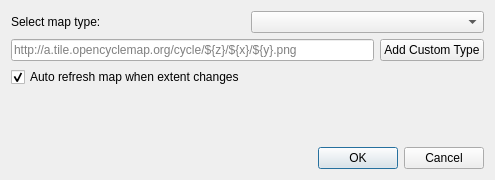
<?xml version="1.0" encoding="UTF-8"?>
<ui version="4.0">
 <class>qosmDialogBase</class>
 <widget class="QDialog" name="qosmDialogBase">
  <property name="geometry">
   <rect>
    <x>0</x>
    <y>0</y>
    <width>495</width>
    <height>180</height>
   </rect>
  </property>
  <property name="windowTitle">
   <string>QOSM Layer Properties</string>
  </property>
  <property name="modal">
   <bool>true</bool>
  </property>
  <layout class="QVBoxLayout" name="verticalLayout">
   <item>
    <layout class="QHBoxLayout" name="horizontalLayout">
     <item>
      <widget class="QLabel" name="label">
       <property name="text">
        <string>Select map type:</string>
       </property>
      </widget>
     </item>
     <item>
      <widget class="QComboBox" name="maptypeSpinner"/>
     </item>
    </layout>
   </item>
   <item>
    <layout class="QHBoxLayout" name="horizontalLayout_2">
     <item>
      <widget class="QLineEdit" name="customUrl">
       <property name="placeholderText">
        <string>http://a.tile.opencyclemap.org/cycle/${z}/${x}/${y}.png</string>
       </property>
      </widget>
     </item>
     <item>
      <widget class="QPushButton" name="addCustomType">
       <property name="text">
        <string>Add Custom Type</string>
       </property>
      </widget>
     </item>
    </layout>
   </item>
   <item>
    <layout class="QHBoxLayout" name="horizontalLayout_3">
     <item>
      <widget class="QCheckBox" name="autorefresh">
       <property name="text">
        <string>Auto refresh map when extent changes</string>
       </property>
       <property name="checked">
        <bool>true</bool>
       </property>
      </widget>
     </item>
     <item>
      <spacer name="horizontalSpacer">
       <property name="orientation">
        <enum>Qt::Horizontal</enum>
       </property>
       <property name="sizeHint" stdset="0">
        <size>
         <width>40</width>
         <height>20</height>
        </size>
       </property>
      </spacer>
     </item>
    </layout>
   </item>
   <item>
    <spacer name="verticalSpacer">
     <property name="orientation">
      <enum>Qt::Vertical</enum>
     </property>
     <property name="sizeHint" stdset="0">
      <size>
       <width>20</width>
       <height>1</height>
      </size>
     </property>
    </spacer>
   </item>
   <item>
    <widget class="QDialogButtonBox" name="button_box">
     <property name="orientation">
      <enum>Qt::Horizontal</enum>
     </property>
     <property name="standardButtons">
      <set>QDialogButtonBox::Cancel|QDialogButtonBox::Ok</set>
     </property>
    </widget>
   </item>
  </layout>
 </widget>
 <resources/>
 <connections>
  <connection>
   <sender>button_box</sender>
   <signal>accepted()</signal>
   <receiver>qosmDialogBase</receiver>
   <slot>accept()</slot>
   <hints>
    <hint type="sourcelabel">
     <x>20</x>
     <y>20</y>
    </hint>
    <hint type="destinationlabel">
     <x>20</x>
     <y>20</y>
    </hint>
   </hints>
  </connection>
  <connection>
   <sender>button_box</sender>
   <signal>rejected()</signal>
   <receiver>qosmDialogBase</receiver>
   <slot>reject()</slot>
   <hints>
    <hint type="sourcelabel">
     <x>20</x>
     <y>20</y>
    </hint>
    <hint type="destinationlabel">
     <x>20</x>
     <y>20</y>
    </hint>
   </hints>
  </connection>
 </connections>
</ui>
